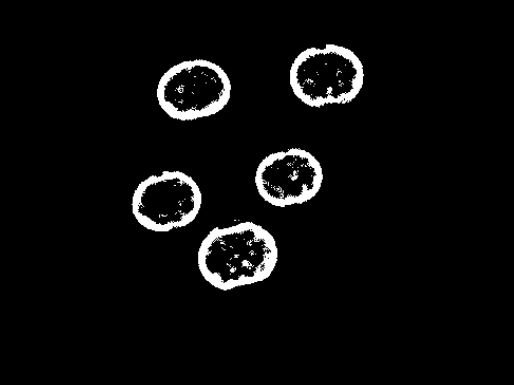
//> input picture images/cells.png, 514 x 385 px
$ ./067-图像形态学_顶帽操作_   (built with g++ and OpenCV 4)
//> lines starting //> are read from the running program, lines starting //| are printed output that depends on the picture; after the words box and inside, x2 and y2 are one past the last pixel; in counts of white or black regions, pixels touching at a corner belong together
#include <iostream>
#include <opencv2/opencv.hpp>

using namespace std;
using namespace cv;

/*
 * 图像形态学(顶帽操作)
 */
int main() {
    Mat src = imread("../images/cells.png");
//> src is the input picture: 385 rows x 514 cols, CV_8UC3; min 0, max 255, mean 10.3
    if (src.empty()) {
        cout << "could not load image.." << endl;
    }
    imshow("input", src);

    // 二值化
    Mat gray, binary, result;
    cvtColor(src, gray, COLOR_BGR2GRAY);
    threshold(gray, binary, 0, 255, THRESH_BINARY | THRESH_OTSU);
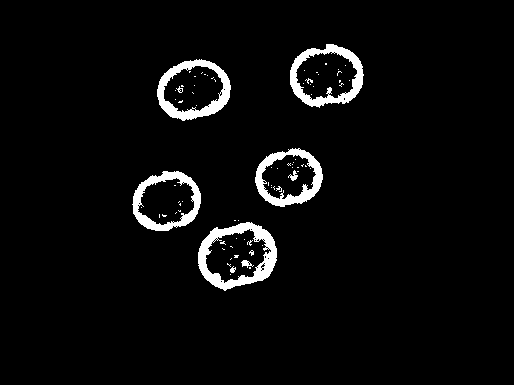
//> binary: 385 rows x 514 cols, CV_8UC1; 4.1% white; 79 white regions (69 under 20 px), largest, box (x1, y1, x2, y2) and area: (198, 222, 277, 291) 1914, (290, 44, 364, 108) 1528, (157, 59, 231, 121) 1523

    // 开操作
    Mat se = getStructuringElement(MORPH_RECT, Size(3, 3));
    morphologyEx(binary, result, MORPH_OPEN, se);
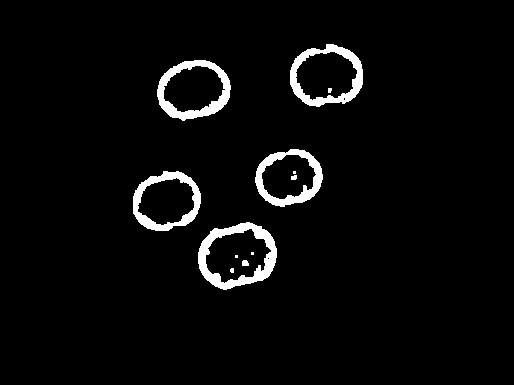
//> result: 385 rows x 514 cols, CV_8UC1; 3.8% white; 12 white regions (5 under 20 px), largest, box (x1, y1, x2, y2) and area: (198, 222, 277, 290) 1808, (157, 60, 231, 121) 1480, (290, 44, 363, 107) 1452
    imshow("open_demo", result);

    // 顶帽操作
    morphologyEx(binary, result, MORPH_TOPHAT, se);
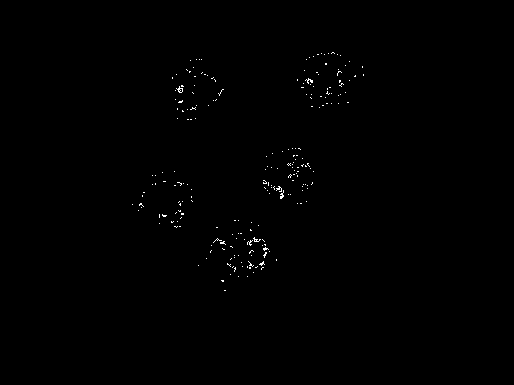
//> result: 385 rows x 514 cols, CV_8UC1; 0.32% white in thin lines or dots, all inside (x1, y1, x2, y2) = (132, 52, 364, 291)
    imshow("tophat_demo", result);

    waitKey(0);
    return 0;
}
